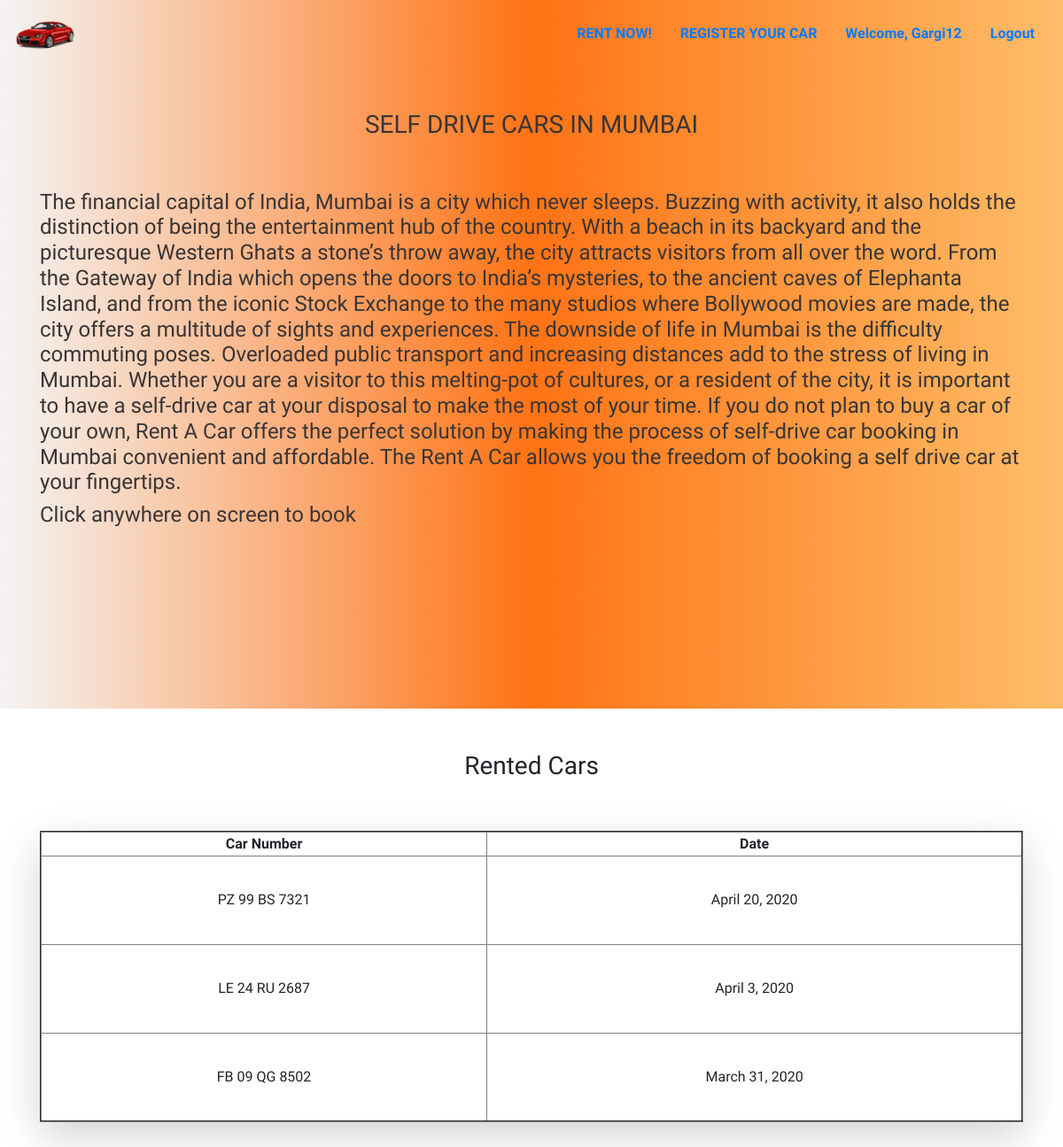
The app's page /dashboard/ (signed in) with its own data.
### car_new/models.py (models this page shows, shortened)
class RentedCar(models.Model):
    username_id = models.ForeignKey(User,on_delete=models.CASCADE)
    date = models.CharField(max_length=20)
    car_num = models.CharField(max_length=20)

### car_new/views.py (the view)
# urls.py: path('dashboard/', views.dashboardView,name="dashboard"),
@login_required
def dashboardView(request):
    user = request.user
    c = RentedCar.objects.filter(username_id=user)
    response = {'Cars': c}
    return render(request,'dashboard.html',response)

### templates/dashboard.html (shortened to what this page needs)
<!DOCTYPE html>
<html lang="en" dir="ltr">
{% load static %}
  <head>
  <link rel="stylesheet" href="https://stackpath.bootstrapcdn.com/bootstrap/4.1.3/css/bootstrap.min.css"
>
  <link rel="stylesheet" href="{% static "css/style.css" %}">
  </head>
  <body>
{% block content %}
<div class="self">
  <nav class="navbar">
    <a class="navbar-brand" href="">
    <img src="{{STATIC_URL}}/static/images/carlogo1.png" alt="img" width="70" height="50">
  </a>
    <ul class="nav">
      <li class="nav-item">
          <a class="nav-link active" href="{% url 'rent' %}"><b>RENT NOW!</b></a>
        </li>
        <li class="nav-item">
            <a class="nav-link active" href="{% url 'carregister' %}"><b>REGISTER YOUR CAR</b></a>
          </li>
      {% if user.is_authenticated %}
      <li class="nav-item">
          <a class="nav-link" href="#"><b>Welcome, {{user.username}}</b></a>
        </li>
    <li class="nav-item">
      <a class="nav-link active" href="{% url 'logout' %}"><b>Logout</b></a>
    </li>
    {% endif %}
    </ul>
  </nav>
 <a class="sellin" href="{% url 'rent' %}" class="block" role="button">
   <div class="container"><br><br>
   <h3><center>SELF DRIVE CARS IN MUMBAI</center></h3><br><br>
   <h4>The financial capital of India, Mumbai is a city which never sleeps. Buzzing with activity, it also holds the distinction of being the entertainment hub of the country. With a beach in its backyard and the picturesque Western Ghats a stone’s throw away, the city attracts visitors from all over the word. From the Gateway of India which opens the doors to India’s mysteries, to the ancient caves of Elephanta Island, and from the iconic Stock Exchange to the many studios where Bollywood movies are made, the city offers a multitude of sights and experiences.
   The downside of life in Mumbai is the difficulty commuting poses. Overloaded public transport and increasing distances add to the stress of living in Mumbai. Whether you are a visitor to this melting-pot of cultures, or a resident of the city, it is important to have a self-drive car at your disposal to make the most of your time. If you do not plan to buy a car of your own, Rent A Car offers the perfect solution by making the process of self-drive car booking in Mumbai convenient and affordable. The Rent A Car allows you the freedom of booking a self drive car at your fingertips.
   <h4>Click anywhere on screen to book</h4>
 </h4>
</div>
</a>
</div>
<br><br> <div class="rented">
  <center><h3> Rented Cars</h3></center>
    <div class="container">
      <center><br><br>
      <table class="shadow-lg p-5 rounded" border="2" width="100%">
        <tr>
          <th><center>Car Number</center></th>
          <th><center>Date</center></th>
        </tr>
      {% for i in Cars %}
      <tr>
        <td width="250" height="100"><center>{{ i.car_num }}</center></td>
        <td width="300"><center>{{i.date}}</center></td>
      </tr>
      {% endfor %}
      </table>
      </center><br><br>
</div>
  </div>
{% endblock %}
</body>
</html>

### static/css/style.css (style rules this page uses)
.sellin { color:#3a3535; text-decoration: none; overflow: hidden; }
.self { height: 100vh; width:100%; background: linear-gradient(to right,#f4f4f4,#ff7315,#ffbd69); color:#3a3535; }
.rented { height: 100vh; }

### templates/dashboard.html (style rules this page uses)
body { font-family: 'Viga'; }

### records on screen
RentedCar: car_num "PZ 99 BS 7321", date "April 20, 2020"
RentedCar: car_num "LE 24 RU 2687", date "April 3, 2020"
RentedCar: car_num "FB 09 QG 8502", date "March 31, 2020"

### other values on screen
{{ user.username }} "Gargi12"
